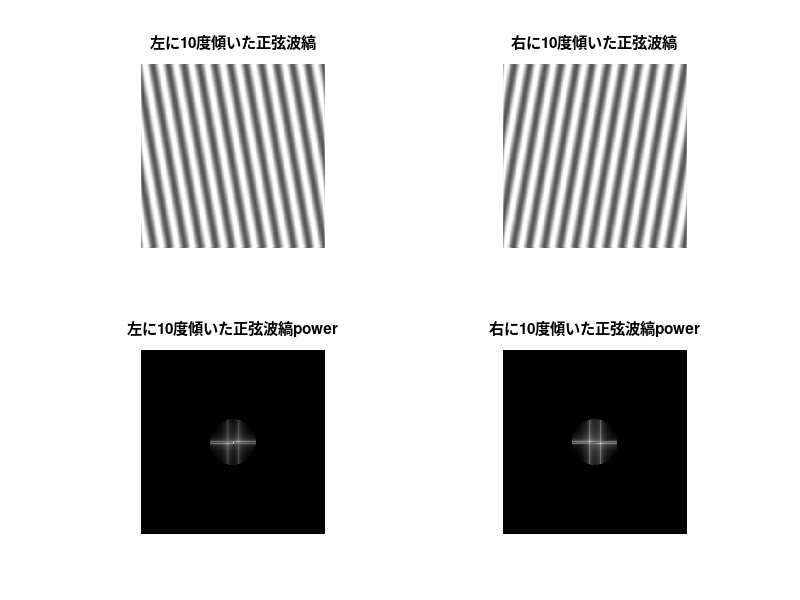
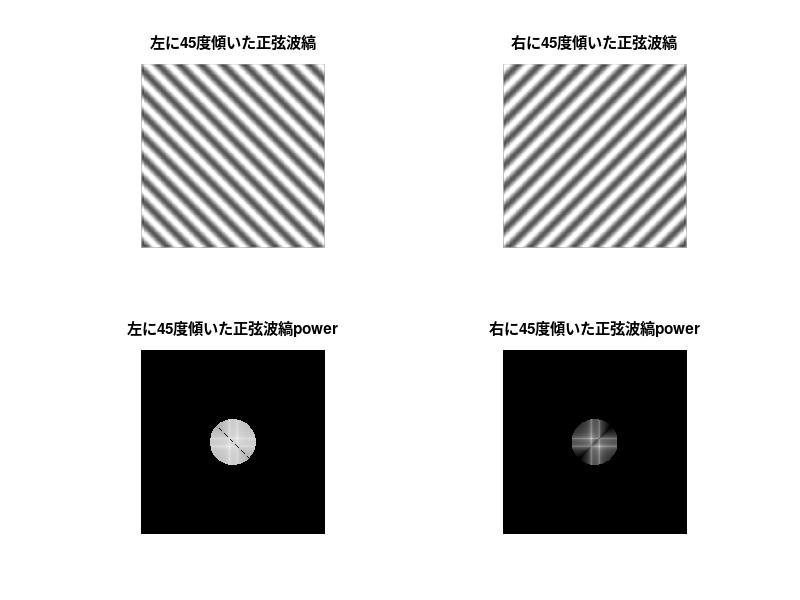
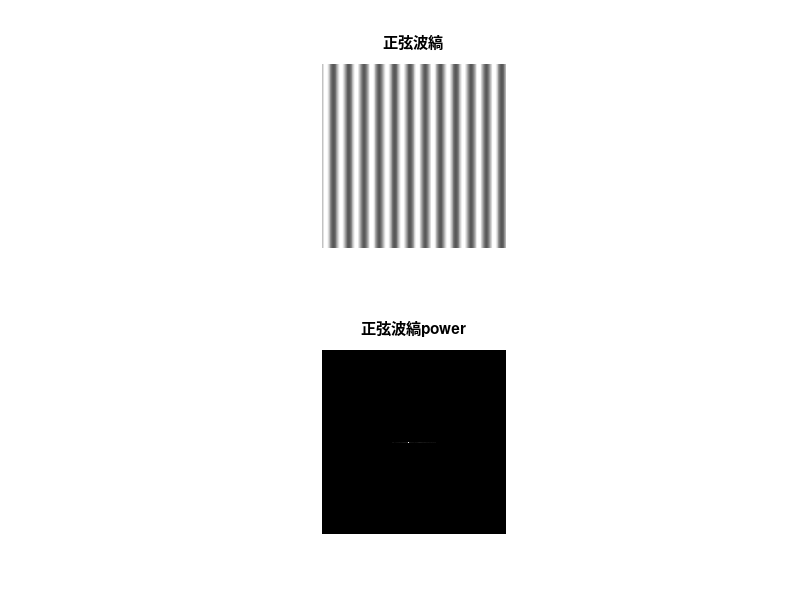

These charts were generated, in order, by the following MATLAB code: (Note: this script raises an error after producing the figures.)
%方位残効
%ある方位＋空間周波数に対する選択性を持つ複雑型細胞は、その方位＋空間周波数を見たとき, 発火頻度が高くなる
%しかし, ある空間周波数と方位の縞を見続けると, 複雑型細胞が順応し, 発火頻度が低下する
%このあと, 垂直の縞を見ると, ある方位に選択性を持つ複雑型細胞は発火頻度が低下したままになる. 
%すると, 逆方向の方位に選択性を持つ複雑型細胞の発火頻度の方が順応した複雑型細胞の発火頻度より高くなり, 
%結果として, 逆方向に方位のある縞が知覚される.
%ただし, 順応している時間には限りがあるので, ある程度時間が経つと方位残効の効果はなくなる.

clear;

height = 400;
width = 400;

%def vals
contrast = 0.5;
freq = 0.03;
phiLeft10 = -10*(pi/180);
phiRight10 = 10*(pi/180);
phiLeft45 = -45*(pi/180);
phiRight45 = 45*(pi/180);
phi0 = 0*(pi/180);
avgBright = 255*0.7;

%predefine
phSinWavePhiLeft10 = zeros(height, width);
phSinWavePhiRight10 = zeros(height, width);

phSinWavePhiLeft45 = zeros(height, width);
phSinWavePhiRight45 = zeros(height, width);

phSinWavePhi0 = zeros(height, width);

for k = 1:height
    for l = 1:width
        %def sin wave
        phSinWavePhiLeft10(k,l) = avgBright * (1 + contrast * sin(2*pi*freq*(k*sin(phiLeft10) + l*cos(phiLeft10))));
        phSinWavePhiRight10(k,l) = avgBright * (1 + contrast * sin(2*pi*freq*(k*sin(phiRight10) + l*cos(phiRight10))));
        
        phSinWavePhiLeft45(k,l) = avgBright * (1 + contrast * sin(2*pi*freq*(k*sin(phiLeft45) + l*cos(phiLeft45))));
        phSinWavePhiRight45(k,l) = avgBright * (1 + contrast * sin(2*pi*freq*(k*sin(phiRight45) + l*cos(phiRight45))));
        
        phSinWavePhi0(k, l) = avgBright * (1 + contrast * sin(2*pi*freq*(k*sin(phi0) + l*cos(phi0))));
    end
end

%define lpf
lpf = ones(height, width);
passRange = 50;
for k = 1:height
    for l = 1:width
        d = sqrt((l-width/2)^2 + (k-height/2)^2);
        if(d > passRange)
            lpf(k, l) = 0;
        end
    end
end

%img -> freq
    %+-10deg
    swpl10Freq = fft2(phSinWavePhiLeft10);
    swpl10FreqShifted = fftshift(swpl10Freq);
    swpr10Freq = fft2(phSinWavePhiRight10);
    swpr10FreqShifted = fftshift(swpr10Freq);
    
    %+-45deg
    swpl45Freq = fft2(phSinWavePhiLeft45);
    swpl45FreqShifted = fftshift(swpl45Freq);
    swpr45Freq = fft2(phSinWavePhiRight45);
    swpr45FreqShifted = fftshift(swpr45Freq);
    
    %+-0deg
    swp0Freq = fft2(phSinWavePhi0);
    swp0FreqShifted = fftshift(swp0Freq);

%apply lpf
    %+-10deg
    swpl10FreqFiltered = lpf .* swpl10FreqShifted;
    filteredPower101 = abs(swpl10FreqFiltered).^2;
    swpr10FreqFiltered = lpf .* swpr10FreqShifted;
    filteredPower102 = abs(swpr10FreqFiltered).^2;
    
    %+-45deg
    swpl45FreqFiltered = lpf .* swpl45FreqShifted;
    filteredPower451 = abs(swpl45FreqFiltered).^2;
    swpr45FreqFiltered = lpf .* swpr45FreqShifted;
    filteredPower452 = abs(swpr45FreqFiltered).^2;
    
    %+-0deg
    swp0FreqFiltered = lpf .* swp0FreqShifted;
    filteredPower0 = abs(swp0FreqFiltered).^2;
    
%freq -> img
    %+-10deg
    swpl10 = ifftshift(swpl10FreqFiltered);
    swpl10 = ifft2(swpl10);
    swpl10 = real(swpl10);
    swpr10 = ifftshift(swpr10FreqFiltered);
    swpr10 = ifft2(swpr10);
    swpr10 = real(swpr10);
    
    %+-45deg
    swpl45 = ifftshift(swpl45FreqFiltered);
    swpl45 = ifft2(swpl45);
    swpl45 = real(swpl45);
    swpr45 = ifftshift(swpr45FreqFiltered);
    swpr45 = ifft2(swpr45);
    swpr45 = real(swpr45);
    
    %+-0deg
    swp0 = ifftshift(swp0FreqFiltered);
    swp0 = ifft2(swp0);
    swp0 = real(swp0);

%figure from here, no scaling(average bright = half of maximum bright)
figure('Name', '+-10deg');
    subplot(2,2,1);
    colormap(gray(256));
    image(swpl10);
    title('左に10度傾いた正弦波縞');
    axis off;
    axis image;

    subplot(2,2,2);
    colormap(gray(256));
    image(swpr10);
    title('右に10度傾いた正弦波縞');
    axis off;
    axis image;
    
    subplot(2,2,3);
    colormap(gray);
    imagesc(log(filteredPower101));
    title('左に10度傾いた正弦波縞power');
    axis off;
    axis image;
    
    subplot(2,2,4);
    colormap(gray);
    imagesc(log(filteredPower102));
    title('右に10度傾いた正弦波縞power');
    axis off;
    axis image;

figure('Name', '+-45deg');
    subplot(2,2,1);
    colormap(gray(256));
    image(swpl45);
    title('左に45度傾いた正弦波縞');
    axis off;
    axis image;

    subplot(2,2,2);
    colormap(gray(256));
    image(swpr45);
    title('右に45度傾いた正弦波縞');
    axis off;
    axis image;
    
    subplot(2,2,3);
    colormap(gray);
    imagesc(log(filteredPower451));
    title('左に45度傾いた正弦波縞power');
    axis off;
    axis image;
    
    subplot(2,2,4);
    colormap(gray);
    imagesc(log(filteredPower452));
    title('右に45度傾いた正弦波縞power');
    axis off;
    axis image;
    
figure('Name', '+-0deg');
    subplot(2,1,1);
    colormap(gray(256));
    image(swp0);
    title('正弦波縞');
    axis off;
    axis image;

    subplot(2,1,2);
    colormap(gray(256));
    imagesc(log(filteredPower0));
    title('正弦波縞power');
    axis off;
    axis image;

clearvars -except swpl10 swpr10 swpl45 swpr45 swp0 phSinWave*;
close all;

%margin between stimlus and rectangle, circle
margin = ones(40, 400);
margin = margin .* 255;
margin = margin .* 0.95;

%make rectangle, circle
rectangle = ones(20, 400);
rectangle = rectangle .* 255;
rectangle = rectangle .* 0.95;
for k = 1:20
    for l = 150:250
        rectangle(k, l) = 0;
    end
end

circle = ones(20, 400);
circle = circle .* 255;
circle = circle .* 0.95;
r = 10;

porHeight = 20;
porWidth = 400;
for k = 1:porHeight
    for l = 1:porWidth
        d = sqrt((l-porWidth/2)^2 + (k-porHeight/2)^2);
        if(d <= r)
            circle(k, l) = 0;
        end
    end
end

%make each stim image
wholeImg10 = [swpl10; margin; rectangle; margin; swpr10];
wholeImg10raw = [phSinWavePhiLeft10; margin; rectangle; margin; phSinWavePhiRight10];
wholeImg45 = [swpl45; margin; rectangle; margin; swpr45];
wholeImg45raw = [phSinWavePhiLeft45; margin; rectangle; margin; phSinWavePhiRight45];
fin = [swp0; margin; circle; margin; swp0];
finRaw = [phSinWavePhi0; margin; circle; margin; phSinWavePhi0];

%experiment 
finish = figure;
finish.WindowState = 'maximized';
    colormap(gray(256));
    image(fin);
    %image(finRaw);
    axis off;
    axis image;

waitsec = 60;
stim = figure;
stim.WindowState = 'maximized';
    colormap(gray(256));
    image(wholeImg45raw);
    %image(wholeImg10);
    axis off;
    axis image;
    pause(waitsec);
    close(stim);

%順応後, テスト刺激が左側に引っ張られるような感じがした.
%引っ張られるような感じの度合いは+-10度の方が大きいように感じた.
